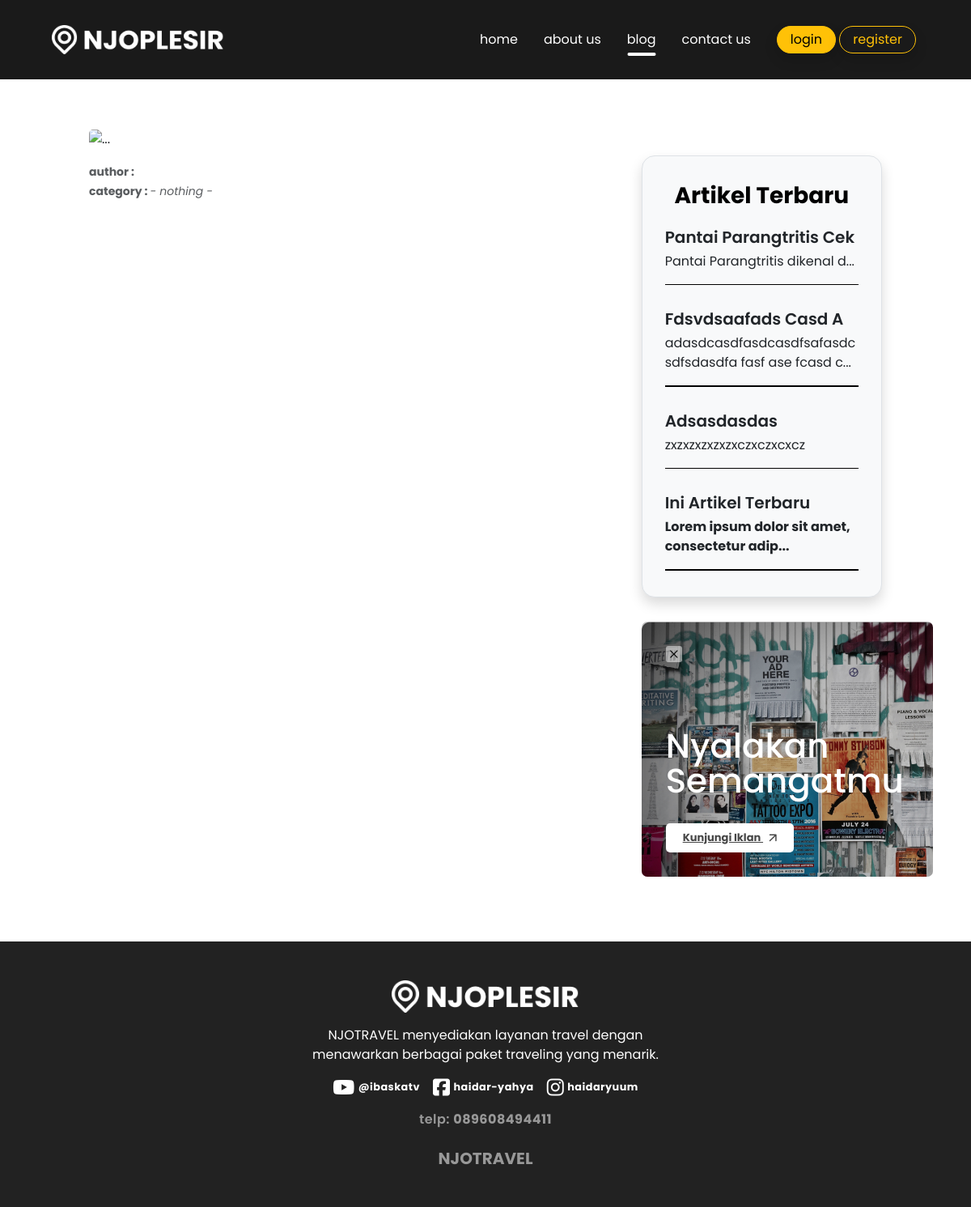
Screenshot of /artikel.php with the database file from the repository.
### tables this page shows
CREATE TABLE `settings` (
  `id` int NOT NULL AUTO_INCREMENT,
  `logo` varchar(255) DEFAULT NULL,
  `company_name` varchar(255) DEFAULT NULL,
  `description` text,
  `instagram_name` varchar(255) DEFAULT NULL,
  `instagram_url` text,
  `whatsapp_number` varchar(255) DEFAULT NULL,
  `whatsapp_url` text,
  `facebook_name` varchar(255) DEFAULT NULL,
  `facebook_url` text,
  `youtube_name` varchar(255) DEFAULT NULL,
  `youtube_url` text,
  `dateSet` datetime DEFAULT NULL,
  PRIMARY KEY (`id`)
);

CREATE TABLE `daftar_halaman` (
  `id` int NOT NULL AUTO_INCREMENT,
  `titlePage` varchar(255) DEFAULT NULL,
  `authorPage` varchar(255) DEFAULT NULL,
  `editorPage` text,
  `featureImage` varchar(255) DEFAULT NULL,
  `bannerImage` varchar(255) DEFAULT NULL,
  `bannerDesc` text,
  `datePage` datetime DEFAULT NULL,
  `navbarId` int DEFAULT NULL,
  PRIMARY KEY (`id`)
);

CREATE TABLE `daftar_artikel` (
  `id` int NOT NULL AUTO_INCREMENT,
  `titlePost` varchar(255) DEFAULT NULL,
  `authorPost` varchar(255) DEFAULT NULL,
  `editorPost` text,
  `categoryPost` varchar(255) DEFAULT NULL,
  `featureImage` varchar(255) DEFAULT NULL,
  `datePost` date DEFAULT NULL,
  PRIMARY KEY (`id`)
);

### artikel.php (the view, shortened to what this page needs)
<?php
    include "koneksi.php"; global $conn;
    $title = $_GET['titlePost'];
    $query_main = "SELECT * from daftar_artikel where titlePost = '$title'";
    $hasil_main = mysqli_query($conn, $query_main);
    $data_main = mysqli_fetch_assoc($hasil_main);
    if($data_main['categoryPost'] == "") {
        $category_post_main = "<i>- nothing -</i>";
    } else {
        $category_post_main = $data_main['categoryPost'];
    }
?>
<?php include "head.php"; ?>
<?php include "header.php"; ?>
<div class="row-center">
    <div class="main container w-100 row row-start">
        <div class="col-8 p-3 pe-lg-5">
            <div class="card border-0">
                <img src="./assets/library_image/<?= $data_main['featureImage'] ?>" class="card-img-top" alt="..." width="100%">
                <div class="card-body px-0">
                    <small class="text-body-secondary m-0"><b>author : </b><?= $data_main['authorPost']; ?></small>
                    <br>
                    <small class="text-body-secondary m-0"><b>category : </b><?= $category_post_main; ?></small>
                </div>
            </div>
        </div>
        <div class="col-4 p-3 pt-4 ps-lg-4 column-start">
            <div class="mt-4 w-100 bg-light border rounded-4 shadow p-3 px-4">
                <h3 class="text-center text-black mt-3 fw-bold">Artikel Terbaru</h3>
                <?php
                    include "koneksi.php"; global $conn;
                    $query_newest = "select * from daftar_artikel order by datePost ASC limit 4";
                    $hasil_newest = mysqli_query($conn, $query_newest);
                    while($list_newest = mysqli_fetch_assoc($hasil_newest)) {
                        if(strpos($list_newest['titlePost'], "-")) {
                            $titlePost_new = str_replace("-", " ", $list_newest['titlePost']);
                        } else {
                            $titlePost_new = $list_newest['titlePost'];
                        }
                ?>
                <div class="card border-0 my-0">
                    <a href="artikel.php?titlePost=<?= $list_newest['titlePost'] ?>" class="nav-link">
                        <div class="card-body bg-light px-1">
                            <h5 class="card-title lh-1 fw-semibold"><?= ucwords($titlePost_new) ?></h5>
                            <?php
                                $post_newest = $list_newest['editorPost'];
                                $desc_new = "";
                                if(strlen($post_newest) < 55) {
                                    $desc_new .= $post_newest;
                                } else {
                                    $desc_new .= substr($post_newest, 0, 55) . "...";
                                }
                            ?>
                            <p class="card-text lh-sm m-0">
                                <?= $desc_new; ?>
                            </p>
                            <hr class="w-100 bg-black border-0 my-0" style="height: 1.5px; opacity: 1;">
                        </div>
                    </a>
                </div>
                <?php }; ?>
            </div>
            <div class="ads-blog" data-aos="fade-up" style="background: url('./assets/blog/ads-blog.jpg'); width: 360px;">
                <div class="hr w-100">
                    <label for="close-ads">
                        <img src="./assets/svg/close.svg" draggable="false" id="close" title="close Ads">
                    </label>
                    <h2>Nyalakan Semangatmu</h2>
                    <a href="https://www.youtube.com/watch?v=UVW-x9EVYZQ&ab_channel=AgungHapsah" target="_blank" rel="noopener noreferrer">
                        Kunjungi Iklan
                    <img src="./assets/svg/ad.svg" draggable="false">
                    </a>
                </div>
            </div>
        </div>
    </div>
</div>
<?php include "footer.php"; ?>

### header.php (shortened to what this page needs)
<?php
    include "koneksi.php"; global $conn;
    $query_settings = mysqli_query($conn, "SELECT * FROM settings ORDER BY dateSet DESC LIMIT 1");
    $result_settings = mysqli_fetch_assoc($query_settings);
?>
</head>
<body>
<nav class="w-100 d-flex justify-content-between align-items-center position-fixed py-4 z-3 px-5">
    <a href="home.php" id="logoCompany" class="ms-3 text-decoration-none">
        <img src="./assets/image/<?= $result_settings['logo'] ?>" width="213px" draggable="false">
    </a>
    <div class="navbar d-flex justify-content-end align-items-center fs-6">
        <?php
            include "koneksi.php"; global $conn;
            $nav_link = "select * from daftar_halaman";
            $hasil_nav_link = mysqli_query($conn, $nav_link);
            while($daftar_nav_link = mysqli_fetch_assoc($hasil_nav_link)) {
                $daftar_nav = str_replace("_", " ", $daftar_nav_link['titlePage']);
        ?>
        <a href="<?= $daftar_nav_link['titlePage'] ?>.php" class="page_nav nav-link text-white mx-3 position-relative">
            <?= $daftar_nav ?>
        </a>
        <?php }; ?>
        <div class="login ms-3">
            <?php if(!isset($_SESSION['login'])) : ?>
                <a href="login.php" class="btn btn-warning py-1 px-3 m-0 rounded-5 shadow">
                    login
                </a>
                <a href="register.php" class="btn btn-outline-warning py-1 px-3 m-0 rounded-5 shadow">
                    register
                </a>
                <?php elseif($role_login == "Admin" || $role_login == "Author") : ?>
                    <a href="dashboard.php" class="btn btn-warning bg-gradient py-1 px-3 m-0 rounded-5 shadow">
                        dashboard
                    </a>
                <?php else : ?>
                <?php endif; ?>
        </div>
    </div>
</nav>

### footer.php (shortened to what this page needs)
<?php
$query_settings = mysqli_query($conn, "SELECT * FROM settings ORDER BY dateSet DESC LIMIT 1");
$result_settings = mysqli_fetch_assoc($query_settings);
?>
<div class="w-100 column-center p-5 text-center text-white" style="background: #222;">
    <a href="#top"><img src="./assets/image/<?= $result_settings['logo'] ?>" height="40" alt=""></a>
    <p class="fw-normal m-0 mt-3" style="width: 30rem;">
        <?= $result_settings['description'] ?>
    </p>
    <div class="medsos row-center w-50 mt-3 fs-7" style="letter-spacing: .03rem;">
        <a href="<?= $result_settings['youtube_url'] ?>" target="_blank" class="nav-link mx-2 row-center">
            <i class="fab fa-youtube fs-4 me-1" style="color: white;"></i>
            <?= $result_settings['youtube_name'] ?>
        </a>
        <a href="<?= $result_settings['facebook_url'] ?>" target="_blank" class="nav-link mx-2 row-center">
            <i class="fab fa-facebook-square fs-4 me-1" style="color: white;"></i>
            <?= $result_settings['facebook_name'] ?>
        </a>
        <a href="<?= $result_settings['instagram_url'] ?>" target="_blank" class="nav-link mx-2 row-center">
            <i class="fab fa-instagram fs-4 me-1" style="color: white;"></i>
            <?= $result_settings['instagram_name'] ?>
        </a>
    </div>
    <?php
        $wa_no = substr($result_settings['whatsapp_number'], 1, 20);
    ?>
    <a target="_blank" href="https://api.whatsapp.com/send/?phone=62<?= $wa_no ?>&text&type=phone_number&app_absent=0" class="nav-link m-0 mt-3" style="color: #989898; letter-spacing: 0.03rem;">
       <span class="fw-semibold"> telp: </span><?= $result_settings['whatsapp_number'] ?>
    </a>
    <h5 class="m-0 mt-4 fw-bold" style="color: #989898;">
        <?= $result_settings['company_name'] ?>
    </h5>
</div>
</body>
</html>

### artikel.php (style rules this page uses)
nav { background: #1a1a1a; }
.main { padding: 9rem 4rem 4rem 4rem; }

### rows the page displays
settings: logo (picture), description "NJOTRAVEL menyediakan layanan travel dengan menawarkan berbagai paket traveling yang menarik.", youtube_name "@ibaskatv", facebook_name "haidar-yahya", instagram_name "haidaryuum", whatsapp_number "089608494411", company_name "NJOTRAVEL"
daftar_halaman: titlePage "home"
daftar_halaman: titlePage "about us"
daftar_halaman: titlePage "blog"
daftar_halaman: titlePage "contact us"
daftar_artikel: titlePost "Pantai Parangtritis Cek", editorPost "Pantai Parangtritis dikenal d..."
daftar_artikel: titlePost "Fdsvdsaafads Casd A", editorPost "adasdcasdfasdcasdfsafasdcsdfsdasdfa fasf ase fcasd c..."
daftar_artikel: titlePost "Adsasdasdas", editorPost "zxzxzxzxzxzxczxczxcxcz"
daftar_artikel: titlePost "Ini Artikel Terbaru", editorPost "Lorem ipsum dolor sit amet, consectetur adip..."
